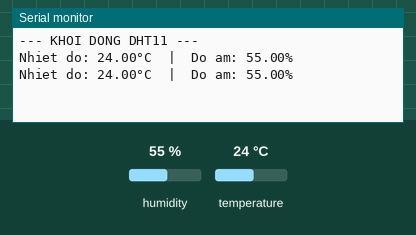
This program was run on a simulated ESP32. On the bench: the last lines printed to the serial monitor. Inputs (shaded band) come from the test bench; at power-on: humidity 55 %, temperature 24 °C.

Above: at 4.8 s.
4.9 s: humidity set to 22 %
At 7.1 s:
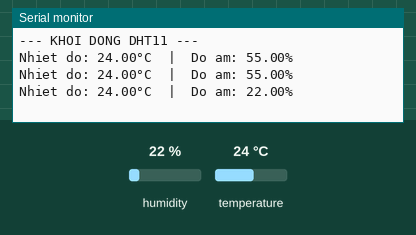
7.9 s: temperature set to 12 °C
At 9.4 s:
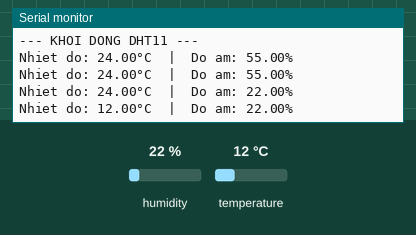
10.9 s: humidity set to 40 %
At 13.0 s:
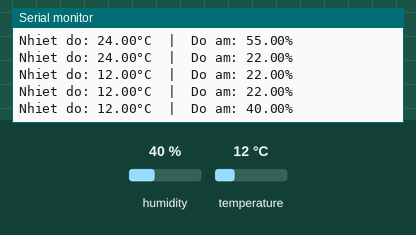
Timing chart, 0 to 14.5 s (numbered marks = the images above; inputs shaded):
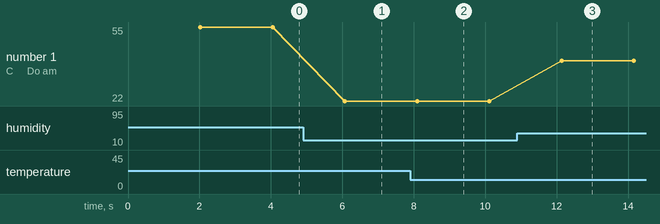

The program:

main.cpp
```cpp
#include <Arduino.h>
#include <DHT.h>

// --- CẤU HÌNH ---
#define DHTPIN 14     // Chân Data nối vào GPIO 14
#define DHTTYPE DHT11 // Loại cảm biến là DHT11

DHT dht(DHTPIN, DHTTYPE);

void setup() {
  // Khởi động Serial Monitor tốc độ 115200
  Serial.begin(115200);
  Serial.println("--- KHOI DONG DHT11 ---");

  // Khởi động cảm biến
  dht.begin();
}

void loop() {
  // Chờ 2 giây giữa các lần đọc (DHT11 rất chậm)
  delay(2000);

  // Đọc độ ẩm (%)
  float h = dht.readHumidity();
  // Đọc nhiệt độ (độ C)
  float t = dht.readTemperature();

  // Kiểm tra lỗi (quan trọng)
  if (isnan(h) || isnan(t)) {
    Serial.println("Lỗi: Không tìm thấy cảm biến DHT11 !");
    Serial.println("-> Kiểm tra lại dây nối hoặc nguồn 3.3V/5V.");
    return;
  }

  // In kết quả ra màn hình
  Serial.print("Nhiet do: ");
  Serial.print(t);
  Serial.print("°C  |  Do am: ");
  Serial.print(h);
  Serial.println("%");
}
```

Measured:
- after the input at 4.9 s, the serial monitor: prints a new line after 1.2 s (image 1)
- after the input at 7.9 s, the serial monitor: prints a new line after 0.19 s (image 2)
- after the input at 10.9 s, the serial monitor: prints a new line after 1.2 s (image 3)
- plotted number 1: 55 → 22 after the input at 4.9 s, 22 → 40 after the input at 10.9 s
